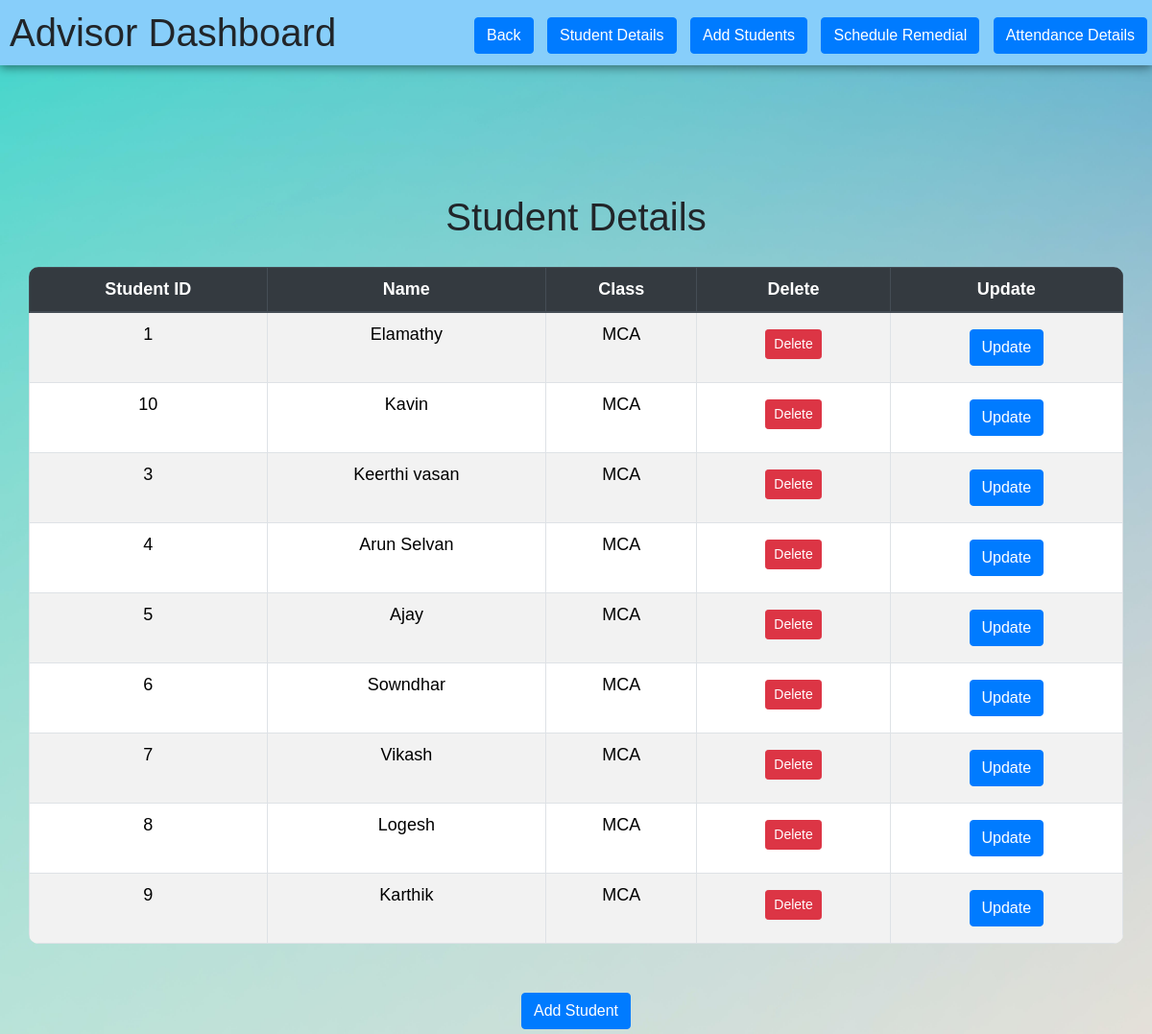
/viewstudents.php, run on the app's committed database.
### tables this page shows
CREATE TABLE IF NOT EXISTS `student` (
  `student_id` varchar(10) NOT NULL,
  `student_name` varchar(20) NOT NULL,
  `class` varchar(8) NOT NULL,
  PRIMARY KEY (`student_id`)
);

### viewstudents.php (the view, shortened to what this page needs)
<?php
$host = "localhost";
$user = "root";
$password = "";
$db = "performance";
$data = mysqli_connect($host, $user, $password, $db);
$sql = "SELECT * from student";
$result = mysqli_query($data, $sql);
include "admin_dashboard.php"
?>
<!DOCTYPE html>
<html lang="en">
<head>
    <?php include "admin_css.php"; ?>
    <link rel="stylesheet" href="https://stackpath.bootstrapcdn.com/bootstrap/4.3.1/css/bootstrap.min.css">
    <div class="content">
</div>
</head>
<body>
   <br>
    <div>
    <div class="content">
    <h1 class="text-center">Student Details</h1>
    <div class="table-responsive">
        <table class="table table-bordered table-striped text-center">
            <thead class="thead-dark">
                <tr>
                    <th>Student ID</th>
                    <th>Name</th>
                    <th>Class</th>
                    <th>Delete</th>
                    <th>Update</th>
                </tr>
            </thead>
            <tbody>
                <?php while ($info = $result->fetch_assoc()) { ?>
                    <tr>
                        <td><?php echo $info['student_id']; ?></td>
                        <td><?php echo $info['student_name']; ?></td>
                        <td><?php echo $info['class']; ?></td>
                        <td>
                            <a class='btn btn-sm btn-danger' href='delete.php?studentid=<?php echo $info['student_id']; ?>'>Delete</a>
                        </td>
                        <td>
                            <a class='btn btn-primary' href='update.php?studentid=<?php echo $info['student_id']; ?>'>Update</a>
                        </td>
                    </tr>
                <?php } ?>
            </tbody>
        </table>
    </div>
</div>
</div>
        <div class="btn-container">
            <button class="btn btn-primary" onclick="window.location.href='addstudents.php'">Add Student</button>
        </div>
</body>
</html>

### admin.css (style rules this page uses)
* { margin:0px; padding:0px; }
.content { margin-left:20%; margin-top:5%; }

### viewstudents.php (style rules this page uses)
body { font-family: 'Arial', sans-serif; margin: 0; padding: 0; background-image: url('u.jpg'); background-size: cover; background-position: center fixed; }
.text-center { left:50%; margin-top:20px; }
.content { margin: 20px; left:50%; margin-top:20px; padding:10; }
table { width: 100%; border-collapse: collapse; margin-top: 20px; width: 120%; font-size: 18px; border-radius: 10px; overflow: hidden; }
th, td { border: 1px solid black; padding: 20px; }
th { background-color: #3498db; color: white; }
td { text-align: center; }
.btn-container { text-align: center; margin-top: 20px; }
.btn { margin: 5px; }

### data on the page
student: student_id "1", student_name "Elamathy", class "MCA"
student: student_id "10", student_name "Kavin", class "MCA"
student: student_id "3", student_name "Keerthi vasan", class "MCA"
student: student_id "4", student_name "Arun Selvan", class "MCA"
student: student_id "5", student_name "Ajay", class "MCA"
student: student_id "6", student_name "Sowndhar", class "MCA"
student: student_id "7", student_name "Vikash", class "MCA"
student: student_id "8", student_name "Logesh", class "MCA"
student: student_id "9", student_name "Karthik", class "MCA"
